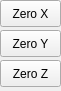
   <widget class="StateEnableGridLayout" name="state_enable_gridLayout">
    <property name="geometry">
     <rect>
      <x>610</x>
      <y>490</y>
      <width>61</width>
      <height>91</height>
     </rect>
    </property>
    <property name="is_on_status" stdset="0">
     <bool>true</bool>
    </property>
    <property name="is_idle_status" stdset="0">
     <bool>true</bool>
    </property>
    <property name="is_homed_status" stdset="0">
     <bool>true</bool>
    </property>
    <widget class="ActionButton" name="actionbutton">
     <property name="geometry">
      <rect>
       <x>0</x>
       <y>60</y>
       <width>61</width>
       <height>27</height>
      </rect>
     </property>
     <property name="text">
      <string>Zero Z</string>
     </property>
     <property name="estop_action" stdset="0">
      <bool>false</bool>
     </property>
     <property name="zero_axis_action" stdset="0">
      <bool>true</bool>
     </property>
     <property name="joint_number" stdset="0">
      <number>2</number>
     </property>
    </widget>
    <widget class="ActionButton" name="actionbutton_2">
     <property name="geometry">
      <rect>
       <x>0</x>
       <y>30</y>
       <width>61</width>
       <height>27</height>
      </rect>
     </property>
     <property name="text">
      <string>Zero Y</string>
     </property>
     <property name="estop_action" stdset="0">
      <bool>false</bool>
     </property>
     <property name="zero_axis_action" stdset="0">
      <bool>true</bool>
     </property>
     <property name="joint_number" stdset="0">
      <number>1</number>
     </property>
    </widget>
    <widget class="ActionButton" name="actionbutton_3">
     <property name="geometry">
      <rect>
       <x>0</x>
       <y>0</y>
       <width>61</width>
       <height>27</height>
      </rect>
     </property>
     <property name="text">
      <string>Zero X</string>
     </property>
     <property name="estop_action" stdset="0">
      <bool>false</bool>
     </property>
     <property name="zero_axis_action" stdset="0">
      <bool>true</bool>
     </property>
     <property name="joint_number" stdset="0">
      <number>0</number>
     </property>
    </widget>
   </widget>
